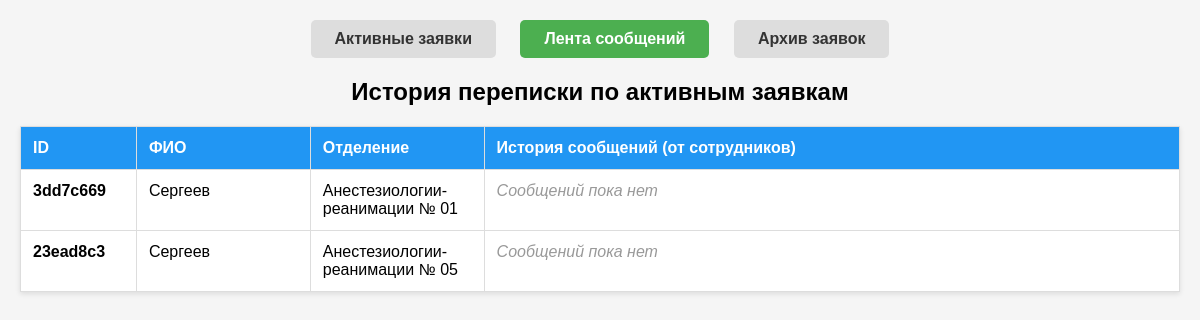
The page /comments on the database as committed earlier.
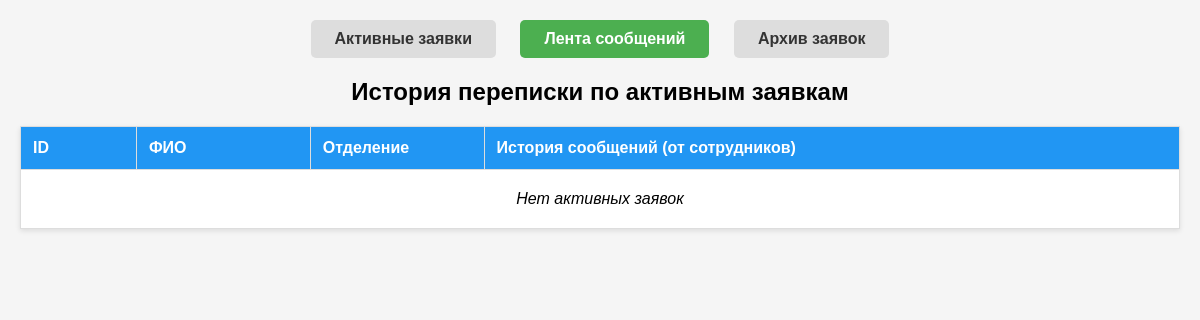
The same page on the database as committed later.
### tables this page shows
CREATE TABLE applications (
        id INTEGER PRIMARY KEY AUTOINCREMENT,
        application_id TEXT UNIQUE,
        chat_id TEXT,
        ip TEXT,
        name TEXT,
        department TEXT,
        details TEXT,
        username TEXT,
        photos TEXT,
        status TEXT DEFAULT 'active',
        created_at TEXT,
        archived_at TEXT,
        done_by TEXT,
        difficulty TEXT DEFAULT 'low',
        staff_notes TEXT,
        solution TEXT,
        rating INTEGER DEFAULT 0,
        assignee TEXT 
    );

### server/server.py (the view)
@app.route("/comments")
def comments_view():
    applications = repo_get_comments_view()
    return render_template("comments.html", applications=applications)

### server/server.py (called while the page is built, shortened)
def get_db():
    if "db" not in g:
        g.db = sqlite3.connect(app.config["DATABASE"])
        g.db.row_factory = sqlite3.Row
    return g.db

def repo_get_comments_view():
    db = get_db()
    cur = db.execute(
        "SELECT application_id, name, department, details FROM applications WHERE status = 'active' ORDER BY created_at DESC"
    )
    apps = [dict(row) for row in cur.fetchall()]
    for app in apps:
        cur_msgs = db.execute(
            "SELECT sender, message_text, created_at FROM messages WHERE application_id = ? ORDER BY created_at ASC",
            (app["application_id"],),
        )
        msgs = [dict(row) for row in cur_msgs.fetchall()]
        app["messages"] = msgs
    return apps

### server/templates/comments.html (shortened to what this page needs)
<!DOCTYPE html>
<html lang="ru">
<head>
</head>
<body>
    <div class="nav-btns">
        <a href="{{ url_for('get_active_applications') }}">Активные заявки</a>
        <a href="{{ url_for('comments_view') }}" class="active">Лента сообщений</a>
        <a href="{{ url_for('get_archive') }}">Архив заявок</a>
    </div>
    <h2>История переписки по активным заявкам</h2>
    <table>
        <colgroup>
            <col style="width: 10%">
            <col style="width: 15%">
            <col style="width: 15%">
            <col style="width: 60%">
        </colgroup>
        <thead>
            <tr>
                <th>ID</th>
                <th>ФИО</th>
                <th>Отделение</th>
                <th>История сообщений (от сотрудников)</th>
            </tr>
        </thead>
        <tbody>
            {% for app in applications %}
            <tr>
                <td style="font-weight: bold;">{{ app.application_id }}</td>
                <td>{{ app.name }}</td>
                <td>{{ app.department }}</td>
                <td>
                    {% if app.messages %}
                        {% for msg in app.messages %}
                        <div class="msg-block">
                            <span class="msg-sender">@{{ msg.sender }}</span>
                            <span class="msg-date">{{ msg.created_at }}</span>
                            <div class="msg-text">{{ msg.message_text }}</div>
                        </div>
                        {% endfor %}
                    {% else %}
                        <span class="no-messages">Сообщений пока нет</span>
                    {% endif %}
                </td>
            </tr>
            {% else %}
            <tr>
                <td colspan="4" style="text-align: center; padding: 20px; font-style: italic;">Нет активных заявок</td>
            </tr>
            {% endfor %}
        </tbody>
    </table>
</body>
</html>

Rows that differ between the two databases and show on the page:
no longer on this page (row edited): applications: application_id "3dd7c669", name "Сергеев", department "Анестезиологии-реанимации № 01"
no longer on this page (row edited): applications: application_id "23ead8c3", name "Сергеев", department "Анестезиологии-реанимации № 05"
Other text that changed with them:
text now shown: "Нет активных заявок"
